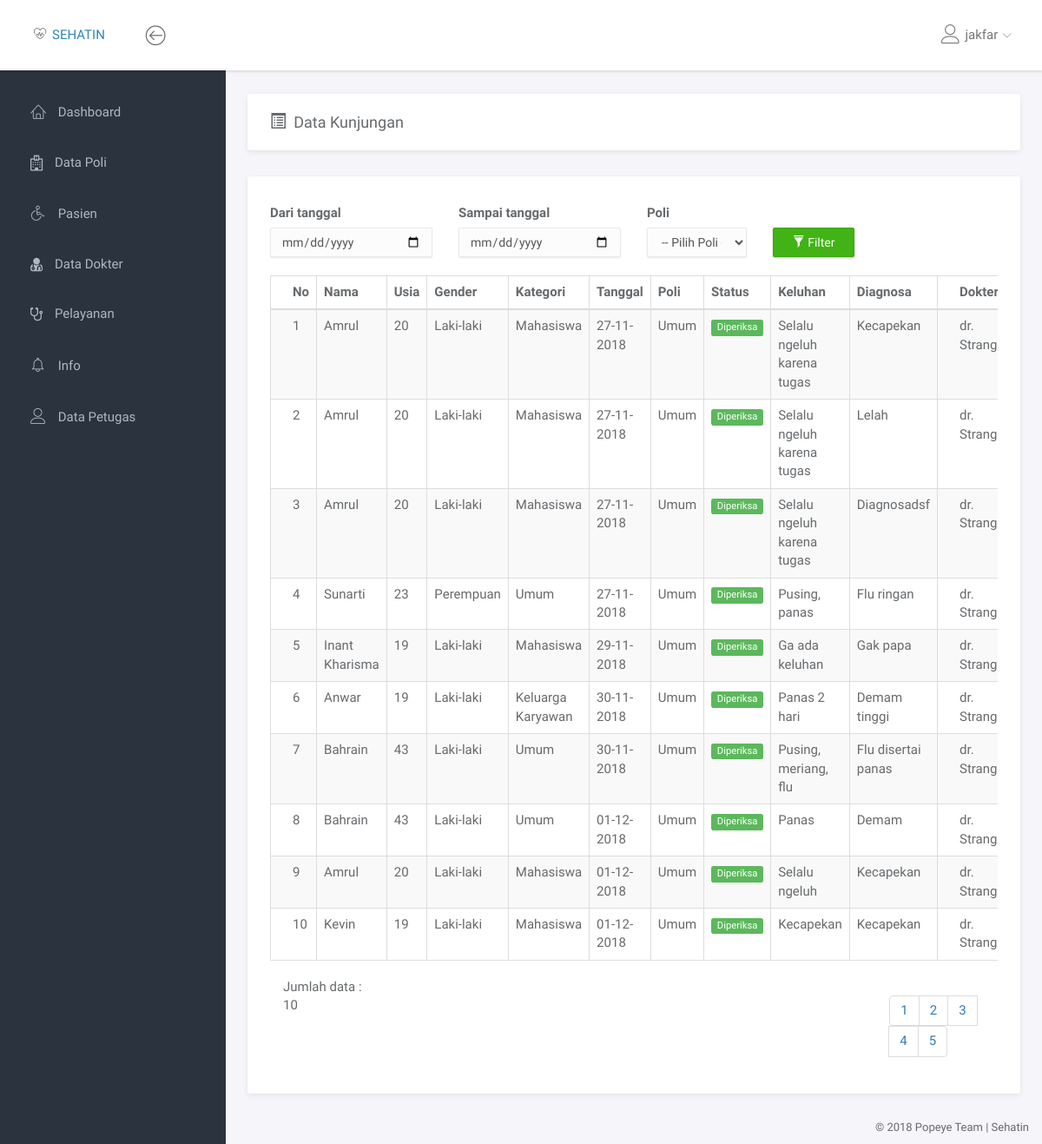
The page /kunjungan/semua_kunjungan.php (signed in) on the database its author committed.
### tables this page shows
CREATE TABLE `pasien` (
  `id_pasien` int(11) NOT NULL,
  `no_identitas` varchar(16) NOT NULL,
  `nama` varchar(50) NOT NULL,
  `tmpt_lahir` varchar(30) NOT NULL,
  `tgl_lahir` date NOT NULL,
  `gender` enum('Laki-laki','Perempuan') NOT NULL,
  `alamat` varchar(60) NOT NULL,
  `no_hp` varchar(13) NOT NULL,
  `pendidikan` varchar(5) NOT NULL,
  `status_perkawinan` enum('Belum Kawin','Kawin') NOT NULL,
  `kategori` enum('Umum','Karyawan','Keluarga Karyawan','Mahasiswa') NOT NULL
);

### kunjungan/semua_kunjungan.php (the view, shortened to what this page needs)
<!doctype html>
<html lang="en">
<head>
<link rel="stylesheet" href="../assets/vendor/bootstrap/css/bootstrap.min.css">
<link rel="stylesheet" href="../assets/vendor/font-awesome/css/font-awesome.min.css">
<link rel="stylesheet" href="../assets/vendor/linearicons/style.css">
<link rel="stylesheet" href="../assets/vendor/chartist/css/chartist-custom.css">
<link rel="stylesheet" href="../assets/css/main.css">
</head>
<body>
<div id="wrapper">
  <?php
  include '../dashboard/navbar.php';
  include '../dashboard/left_sidebar.php';
  ?>
  <div class="main">
    <div class="main-content">
      <div class="container-fluid">
        <div class="panel">
          <div class="panel-heading">
           <div class="row">
             <div class="col-md-4">
              <h1 class="panel-title"><i class="glyphicon glyphicon-list-alt"></i>&ensp;Data Kunjungan</h1>
             </div>
             <div class="col-md-1 col-md-offset-7">
             </div>
           </div>
          </div>
        </div>
        <div class="row">
          <div class="col-md-12">
            <div class="panel">
              <br>
                  <div class="panel-body">
                    <form action="" method="GET">
                      <div class="row">
                        <div class="col-md-3">
                          <label for="">Dari tanggal</label>
                          <input type="date" name="dari" class="form-control" value="<?php echo(isset($_GET['dari']) ? $_GET['dari'] : "" ) ?>">
                        </div>
                        <div class="col-md-3">
                          <label for="">Sampai tanggal</label>
                          <input type="date" name="sampai" class="form-control" value="<?php echo(isset($_GET['sampai']) ? $_GET['sampai'] : "" ) ?>">
                        </div>
                        <div class="col-md-2">
                          <label for="">Poli</label>
                          <select name="poli" class="form-control">
                            <option value="">-- Pilih Poli --</option>
                          </select>
                        </div>
                        <div class="col-md-2">
                          <br>
                          <button style="margin-top: 5px;" type="submit" name="submit" value="submit" class="btn btn-success"><i class="glyphicon glyphicon-filter"></i>&nbsp;Filter</button>
                        </div>
                      </div>
                    </form>
                    <br>
                    <div class="table-responsive">
                      <table class="table table-striped table-hover table-bordered">
                        <thead>
                          <tr>
                            <th>No</th>
                            <th>Nama</th>
                            <th>Usia</th>
                            <th>Gender</th>
                            <th>Kategori</th>
                            <th>Tanggal</th>
                            <th>Poli</th>
                            <th>Status</th>
                            <th>Keluhan</th>
                            <th>Diagnosa</th>
                            <th>Dokter</th>
                          </tr>
                        </thead>
                        <tbody>
                          <?php
                          $no = 1;
                          if (isset($_GET['submit'])) {
                            if (!empty($_GET['dari']) && !empty($_GET['sampai']) && !empty($_GET['poli'])) {
                               $query = "SELECT DISTINCT p.*, a.status, a.waktu, a.keluhan, poli.poli, pm.diagnosa, d.nm_dokter FROM pasien p INNER JOIN antrian a ON a.id_pasien = p.id_pasien INNER JOIN poli ON a.id_poli = poli.id_poli INNER JOIN pemeriksaan pm ON pm.id_antrian = a.id_antrian INNER JOIN dokter d ON d.id_dokter = pm.id_dokter WHERE a.waktu BETWEEN '$_GET[dari] 00:00:00' AND '$_GET[sampai] 23:59:59' AND a.id_poli = '$_GET[poli]' ORDER BY a.waktu ASC";
                            }
                            elseif (!empty($_GET['dari']) && !empty($_GET['sampai']) && empty($_GET['poli'])) {
                              $query = "SELECT DISTINCT p.*, a.status, a.waktu, a.keluhan, poli.poli, pm.diagnosa, d.nm_dokter FROM pasien p INNER JOIN antrian a ON a.id_pasien = p.id_pasien INNER JOIN poli ON a.id_poli = poli.id_poli INNER JOIN pemeriksaan pm ON pm.id_antrian = a.id_antrian INNER JOIN dokter d ON d.id_dokter = pm.id_dokter WHERE a.waktu BETWEEN '$_GET[dari] 00:00:00' AND '$_GET[sampai] 23:59:59' ORDER BY a.waktu ASC";
                            }
                            elseif( empty($_GET['dari']) && empty($_GET['sampai']) && !empty($_GET['poli'])) {
                              $query = "SELECT DISTINCT p.*, a.status, a.waktu, a.keluhan, poli.poli, pm.diagnosa, d.nm_dokter FROM pasien p INNER JOIN antrian a ON a.id_pasien = p.id_pasien INNER JOIN poli ON a.id_poli = poli.id_poli INNER JOIN pemeriksaan pm ON pm.id_antrian = a.id_antrian INNER JOIN dokter d ON d.id_dokter = pm.id_dokter WHERE a.id_poli = '$_GET[poli]' ORDER BY a.waktu ASC";
                            }
                          }
                          else{
                            $halaman = 10;
                            $page = isset($_GET['halaman']) ? (int)$_GET['halaman'] : 1;
                            $mulai = ($page > 1) ? ($page * $halaman) - $halaman : 0;
                            $query = "SELECT DISTINCT p.*, a.status, a.waktu, a.keluhan, poli.poli, pm.diagnosa, d.nm_dokter FROM pasien p INNER JOIN antrian a ON a.id_pasien = p.id_pasien INNER JOIN poli ON a.id_poli = poli.id_poli INNER JOIN pemeriksaan pm ON pm.id_antrian = a.id_antrian INNER JOIN dokter d ON d.id_dokter = pm.id_dokter ORDER BY a.waktu ASC LIMIT $mulai, $halaman";
                            $ttl = mysqli_query($con, "SELECT COUNT(*) AS jml_pasien FROM antrian");
                            $jml_pasien = mysqli_fetch_assoc($ttl);
                            $pages = ceil($jml_pasien['jml_pasien'] / $halaman);
                            $no = $mulai + 1;
                          }
                          $result = mysqli_query($con, $query);
                          $jml = mysqli_num_rows($result);
                          foreach ($result as $val) {
                            $today = new DateTime();
                            $tgl_lahir = new DateTime($val['tgl_lahir']);
                            $usia = $today->diff($tgl_lahir)->y;
                            $t = explode(" ", $val['waktu']);
                            $time = date("d-m-Y", strtotime($t[0]));
                            echo "<tr>
                            <td>$no</td>
                            <td>$val[nama]</td>
                            <td>$usia</td>
                            <td>$val[gender]</td>
                            <td>$val[kategori]</td>
                            <td>$time</td>
                            <td>$val[poli]</td>
                            <td><span class='label label-success'>$val[status]</span></td>
                            <td>$val[keluhan]</td>
                            <td>$val[diagnosa]</td>
                            <td>$val[nm_dokter]</td>
                            </tr>
                            ";
                            $no++;
                          }
                          ?>
                        </tbody>
                      </table>
                    </div>
                    <div class="rows">
                    <div class="col-md-2">
                      <span>Jumlah data : <?php echo $jml ?></span>
                    </div>
                    <?php if (!isset($_GET['submit'])): ?>
                      <div class="col-md-2 col-md-offset-8">
                        <ul class="pagination">
                          <?php for ($i=1; $i <= $pages ; $i++) { ?>
                            <li> <a href="?halaman=<?php echo $i ?>" class="<?php echo $i==$_GET['halaman'] ? 'active' : '' ?>"> <?php echo $i ?> </a> </li>
                          <?php } ?>
                        </ul>
                      </div>
                    <?php endif; ?>
                    </div>
              </div>
            </div>
          </div>
        </div>
      </div>
    </div>
  </div>
  <?php include '../dashboard/footer.php'; ?>
  </div>
</body>
</html>

### assets/css/main.css (style rules this page uses)
html { position: relative; min-height: 100%; }
body { background-color: #F3F5F8; font-family: "Source Sans Pro", sans-serif; font-size: 15px; color: #676a6d; }
a { color: #3287B2; }
th { font-weight: 600; }
#wrapper .main { -webkit-transition: all 0.3s ease-in-out; -moz-transition: all 0.3s ease-in-out; -ms-transition: all 0.3s ease-in-out; -o-transition: all 0.3s ease-in-out; transition: all 0.3s ease-in-out; width: calc(100% - 260px); left: 0; position: relative; float: right; background-color: #f5f5fa; }
#wrapper #sidebar-nav, #wrapper .main { padding-top: 80px; }
.main-content { padding: 28px 10px; }
.form-control { -moz-box-shadow: 0px 1px 2px 0 rgba(0, 0, 0, 0.1); -webkit-box-shadow: 0px 1px 2px 0 rgba(0, 0, 0, 0.1); box-shadow: 0px 1px 2px 0 rgba(0, 0, 0, 0.1); -webkit-border-radius: 2px; -moz-border-radius: 2px; border-radius: 2px; border-color: #eaeaea; background-color: #fcfcfc; }
.btn { -webkit-border-radius: 2px; -moz-border-radius: 2px; border-radius: 2px; -moz-box-shadow: 0px 1px 2px 0 rgba(0, 0, 0, 0.2); -webkit-box-shadow: 0px 1px 2px 0 rgba(0, 0, 0, 0.2); box-shadow: 0px 1px 2px 0 rgba(0, 0, 0, 0.2); padding: 6px 22px; }
.btn-success { background-color: #41B314; border-color: #3ca512; }
.panel { -webkit-border-radius: 3px; -moz-border-radius: 3px; border-radius: 3px; -moz-box-shadow: 0 2px 6px rgba(0, 0, 0, 0.08); -webkit-box-shadow: 0 2px 6px rgba(0, 0, 0, 0.08); box-shadow: 0 2px 6px rgba(0, 0, 0, 0.08); background-color: #fff; margin-bottom: 30px; }
.panel .panel-heading, .panel .panel-body, .panel .panel-footer { padding-left: 25px; padding-right: 25px; }
.panel .panel-heading { padding-top: 20px; padding-bottom: 20px; position: relative; }
.panel .panel-heading .panel-title { margin: 0; font-size: 18px; font-weight: 300; }
.panel .panel-body { padding-top: 10px; padding-bottom: 15px; }
.panel .table > thead > tr > td:first-child, .panel .table > thead > tr > th:first-child, .panel .table > tbody > tr > td:first-child, .panel .table > tbody > tr > th:first-child, .panel .table > tfoot > tr > td:first-child, .panel .table > tfoot > tr > th:first-child { padding-left: 25px; }
.panel .table > thead > tr > td:last-child, .panel .table > thead > tr > th:last-child, .panel .table > tbody > tr > td:last-child, .panel .table > tbody > tr > th:last-child, .panel .table > tfoot > tr > td:last-child, .panel .table > tfoot > tr > th:last-child { padding-left: 25px; }
.label { font-weight: normal; }

### rows shown on the page
pasien: nama "Amrul", gender "Laki-laki", kategori "Mahasiswa", time "27-11-2018", val "Umum", val "Diperiksa", val "Selalu ngeluh karena tugas", val "Kecapekan", val "dr.…", val "Lelah", val "Diagnosadsf", time "01-12-2018", val "Selalu ngeluh"
pasien: nama "Sunarti", gender "Perempuan", kategori "Umum", time "27-11-2018", val "Umum", val "Diperiksa", val "Pusing, panas", val "Flu ringan", val "dr.…"
pasien: nama "Inant Kharisma", gender "Laki-laki", kategori "Mahasiswa", time "29-11-2018", val "Umum", val "Diperiksa", val "Ga ada keluhan", val "Gak papa", val "dr.…"
pasien: nama "Anwar", gender "Laki-laki", kategori "Keluarga Karyawan", time "30-11-2018", val "Umum", val "Diperiksa", val "Panas 2 hari", val "Demam tinggi", val "dr.…"
pasien: nama "Bahrain", gender "Laki-laki", kategori "Umum", time "30-11-2018", val "Umum", val "Diperiksa", val "Pusing, meriang, flu", val "Flu disertai panas", val "dr.…", time "01-12-2018", val "Panas", val "Demam"
pasien: nama "Kevin", gender "Laki-laki", kategori "Mahasiswa", time "01-12-2018", val "Umum", val "Diperiksa", val "Kecapekan", val "dr.…"

### other values the page prints
$_SESSION['username'] "jakfar"
$jml "10"
